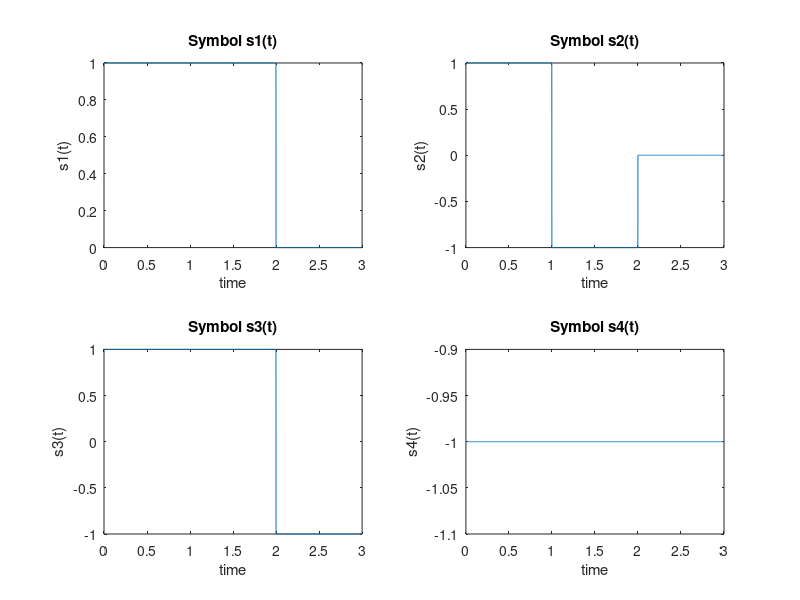
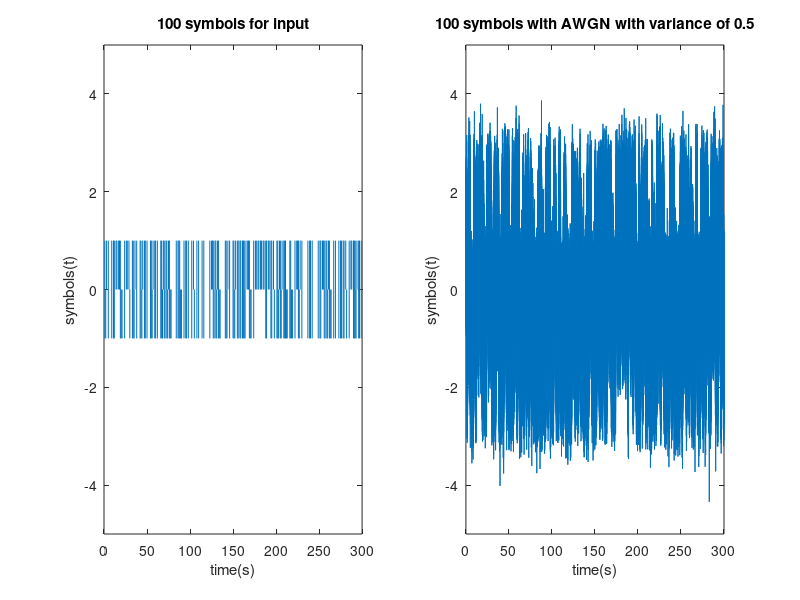
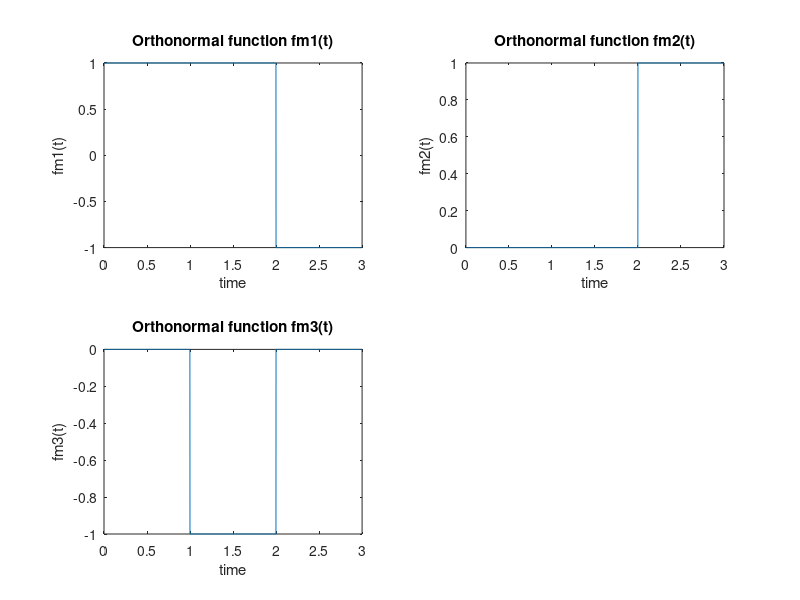
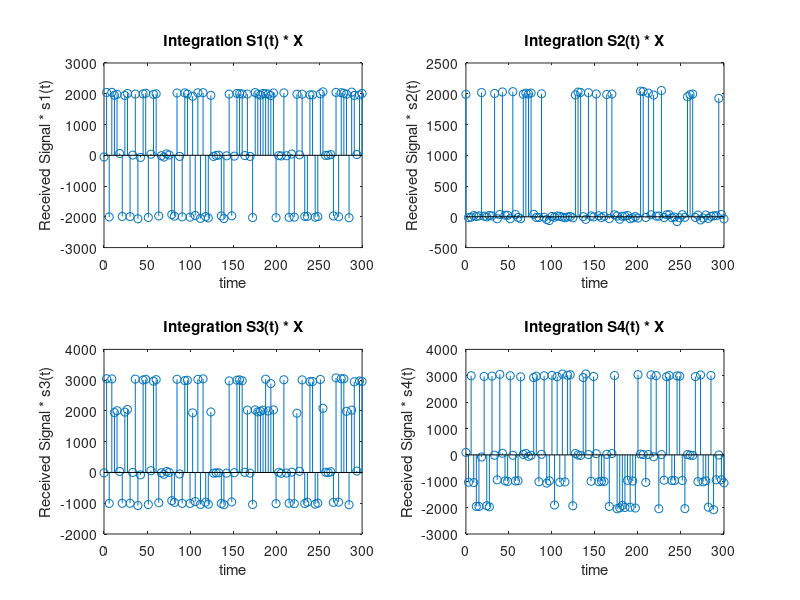

MATLAB code to generate these figures, in order:
clear all;
close all;
clc;
number=100;     % total transmission time (300s)/each signal duration (3s)

% randomly choose one of the four equiprobable signals
seedUsed = rng;

sampleRate = 1000;
% 1000 samples per second means 3000 samples per signal
time = linspace(0,3,3*sampleRate);
nsamples = length(time);

s1 = ones(1,nsamples);
s1(2*sampleRate:end) = 0;

s2 = ones(1,nsamples);
s2(1:sampleRate-1) = 1;
s2(sampleRate:(2*sampleRate)-1) = -1;
s2(2*sampleRate:end) = 0;

s3 = ones(1,nsamples);
s3(1:(2*sampleRate)-1) = 1;
s3(2*sampleRate:end) = -1;


s4 = -1*ones(1,nsamples);

figure();
subplot(2,2,1)
plot(time,s1);
xlabel('time')
ylabel('s1(t)')
title('Symbol s1(t)')
subplot(2,2,2)
plot(time,s2);
xlabel('time')
ylabel('s2(t)')
title('Symbol s2(t)')
subplot(2,2,3)
plot(time,s3);
xlabel('time')
ylabel('s3(t)')
title('Symbol s3(t)')
subplot(2,2,4)
plot(time,s4);
xlabel('time')
ylabel('s4(t)')
title('Symbol s4(t)')




% zero mean white Gaussian noise of variance 0.5 added
outputTotal = zeros(1, nsamples * number);
totalTime = linspace(0,3*number,nsamples * number);
inputTotal = zeros(1, nsamples * number);
sumInput = zeros(1,  number);
sumOutput = zeros(1, number);
variance = 0.5;
for indexNumber = 1:number
    
    
    sdNoise = sqrt(variance);
    noiseArray = sdNoise.*randn(1,nsamples);
    nextSignal = randi(4);
    tempInput = 0;
   
    switch nextSignal
        case 1
            tempInput = s1;
            
        case 2
            tempInput = s2;
            
        case 3
            tempInput = s3;
            
        case 4
            tempInput= s4;
            
    end
    tempOutput = tempInput + noiseArray;
    inputTotal(1+((indexNumber-1)*nsamples):indexNumber*nsamples) = tempInput;
    outputTotal(1+((indexNumber-1)*nsamples):indexNumber*nsamples) = tempOutput;
    
    
end
figure();
subplot(1,2,1)
plot(totalTime,inputTotal);
xlabel('time(s)')
ylabel('symbols(t)')
ylim([-5 5])
title([num2str(number),' symbols for input',]);
subplot(1,2,2)
plot(totalTime,outputTotal);
xlabel('time(s)')
ylabel('symbols(t)')
title([num2str(number),' symbols with AWGN with variance of ', num2str(variance) ]);
ylim([-5 5])





% Define the orthonormal functions {fm(t)}

fm1 = ones(1,nsamples);
fm1(1:(2*sampleRate)-1) = 1;
fm1(2*sampleRate:end) = -1;


fm2 = zeros(1,nsamples);
fm2(2*sampleRate:end) = 1;

fm3 = zeros(1,nsamples);
fm3(sampleRate:(2*sampleRate)-1) = -1;

figure();
subplot(2,2,1)
plot(time,fm1);
xlabel('time')
ylabel('fm1(t)')
title('Orthonormal function fm1(t)')
subplot(2,2,2)
plot(time,fm2);
xlabel('time')
ylabel('fm2(t)')
title('Orthonormal function fm2(t)')
subplot(2,2,3)
plot(time,fm3);
xlabel('time')
ylabel('fm3(t)')
title('Orthonormal function fm3(t)')


% Integration to get observation vector (ov)

sumOutputFM = zeros(4, number);
sumOutputSignalS = zeros(4, number);
for indexNumber = 1:number
    
    
  
    currentReceivedSymbol = outputTotal(1+((indexNumber-1)*nsamples):indexNumber*nsamples);
    
    multi1 = (currentReceivedSymbol .* s1);
    sumOutput(1,indexNumber) = sum(multi1);
        multi2 = (currentReceivedSymbol .* s2);
    sumOutput(2,indexNumber) = sum(multi2);
        multi3 = (currentReceivedSymbol .* s3);
    sumOutput(3,indexNumber) = sum(multi3);
            multi4 = (currentReceivedSymbol .* s4);
    sumOutput(4,indexNumber) = sum(multi4);

    
    
end
% Plot
timeAxisSum = linspace(0,3*number,number);

figure();
subplot(2,2,1)
stem(timeAxisSum,sumOutput(1,:));
xlabel('time')
ylabel('Received Signal * s1(t)')
title('Integration S1(t) * X')
subplot(2,2,2)
stem(timeAxisSum,sumOutput(2,:));
xlabel('time')
ylabel('Received Signal * s2(t)')
title('Integration S2(t) * X')
subplot(2,2,3)
stem(timeAxisSum,sumOutput(3,:));
xlabel('time')
ylabel('Received Signal * s3(t)')
title('Integration S3(t) * X')
subplot(2,2,4)
stem(timeAxisSum,sumOutput(4,:));
xlabel('time')
ylabel('Received Signal * s4(t)')
title('Integration S4(t) * X')
